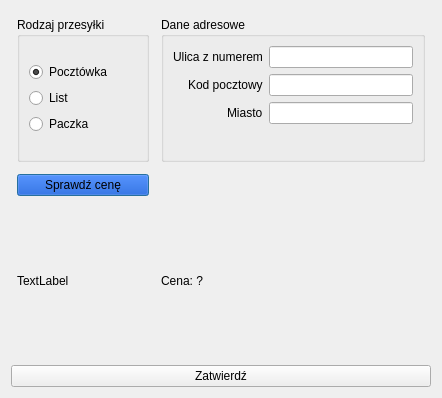
<?xml version="1.0" encoding="UTF-8"?>
<ui version="4.0">
 <class>Dialog</class>
 <widget class="QDialog" name="Dialog">
  <property name="geometry">
   <rect>
    <x>0</x>
    <y>0</y>
    <width>442</width>
    <height>398</height>
   </rect>
  </property>
  <property name="windowTitle">
   <string>Nadaj przesyłkę, Bartosz</string>
  </property>
  <property name="styleSheet">
   <string notr="true"/>
  </property>
  <layout class="QVBoxLayout" name="verticalLayout_2">
   <item>
    <layout class="QVBoxLayout" name="Body">
     <item>
      <layout class="QHBoxLayout" name="horizontalLayout">
       <item>
        <layout class="QGridLayout" name="gridLayout" columnstretch="1,2">
         <property name="leftMargin">
          <number>6</number>
         </property>
         <property name="topMargin">
          <number>6</number>
         </property>
         <property name="rightMargin">
          <number>6</number>
         </property>
         <property name="bottomMargin">
          <number>6</number>
         </property>
         <property name="spacing">
          <number>12</number>
         </property>
         <item row="1" column="0">
          <widget class="QPushButton" name="checkPriceButton">
           <property name="styleSheet">
            <string notr="true">background: rgb(0, 70, 200);</string>
           </property>
           <property name="text">
            <string>Sprawdź cenę</string>
           </property>
          </widget>
         </item>
         <item row="0" column="0">
          <widget class="QGroupBox" name="deliveryTypeGroupBox">
           <property name="title">
            <string>Rodzaj przesyłki</string>
           </property>
           <layout class="QVBoxLayout" name="verticalLayout_3">
            <item>
             <layout class="QVBoxLayout" name="verticalLayout">
              <item>
               <widget class="QRadioButton" name="postcartRadio">
                <property name="text">
                 <string>Pocztówka</string>
                </property>
                <property name="checked">
                 <bool>true</bool>
                </property>
               </widget>
              </item>
              <item>
               <widget class="QRadioButton" name="letterRadio">
                <property name="text">
                 <string>List</string>
                </property>
               </widget>
              </item>
              <item>
               <widget class="QRadioButton" name="packageRadio">
                <property name="text">
                 <string>Paczka</string>
                </property>
               </widget>
              </item>
             </layout>
            </item>
           </layout>
          </widget>
         </item>
         <item row="2" column="0">
          <widget class="QLabel" name="imageLabel">
           <property name="text">
            <string>TextLabel</string>
           </property>
          </widget>
         </item>
         <item row="2" column="1">
          <widget class="QLabel" name="priceLabel">
           <property name="text">
            <string>Cena: ?</string>
           </property>
          </widget>
         </item>
         <item row="0" column="1">
          <widget class="QGroupBox" name="adressDataGroupBox">
           <property name="styleSheet">
            <string notr="true"/>
           </property>
           <property name="title">
            <string>Dane adresowe</string>
           </property>
           <layout class="QVBoxLayout" name="verticalLayout_4">
            <item>
             <layout class="QFormLayout" name="formLayout">
              <property name="labelAlignment">
               <set>Qt::AlignmentFlag::AlignRight|Qt::AlignmentFlag::AlignTrailing|Qt::AlignmentFlag::AlignVCenter</set>
              </property>
              <item row="0" column="0">
               <widget class="QLabel" name="streetLabel">
                <property name="text">
                 <string>Ulica z numerem</string>
                </property>
               </widget>
              </item>
              <item row="2" column="0">
               <widget class="QLabel" name="cityLabel">
                <property name="text">
                 <string>Miasto</string>
                </property>
               </widget>
              </item>
              <item row="1" column="0">
               <widget class="QLabel" name="postNumberLabel">
                <property name="text">
                 <string>Kod pocztowy</string>
                </property>
               </widget>
              </item>
              <item row="0" column="1">
               <widget class="QLineEdit" name="streetLineEdit"/>
              </item>
              <item row="1" column="1">
               <widget class="QLineEdit" name="postNumberLineEdit"/>
              </item>
              <item row="2" column="1">
               <widget class="QLineEdit" name="cityLineEdit"/>
              </item>
             </layout>
            </item>
           </layout>
          </widget>
         </item>
        </layout>
       </item>
      </layout>
     </item>
     <item>
      <widget class="QPushButton" name="submitButton">
       <property name="text">
        <string>Zatwierdź</string>
       </property>
      </widget>
     </item>
    </layout>
   </item>
  </layout>
 </widget>
 <resources/>
 <connections/>
</ui>
